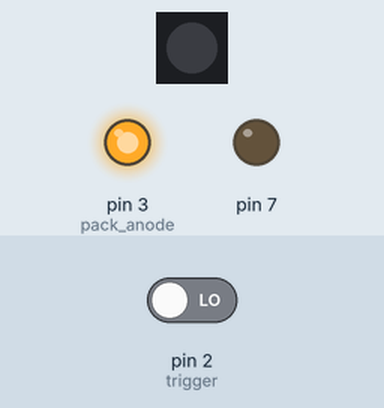
Recording of a sketch running on a simulated Arduino Uno, built with avr-gcc and run on an emulated ATmega328P. Shown: 1 RGB LEDs in strip order, left to right, output pins drawn as LEDs (lit = HIGH). The test bench sets the inputs (shaded band); at power-on: pin 2 (trigger) LOW.

Above: at 0.1 s.
At 0.8 s:
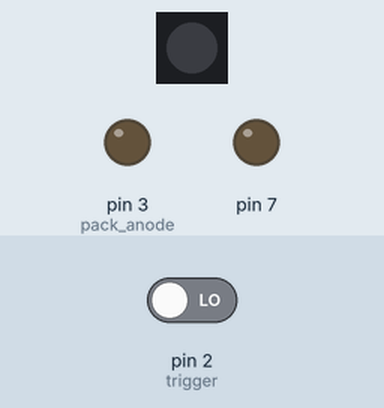
Timing chart, 0 to 2.5 s (numbered marks = the images above):
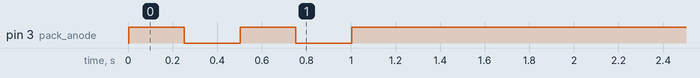

The sketch:

proton_pistol_mk_2.ino
```cpp
// To control the pistol tip LED
#include <FastLED.h>

// The following are used for the pistol tip LED
#define NUM_LEDS 1
#define DATA_PIN 6
CRGB leds[NUM_LEDS];
long randomColor;
long randomBrightness;

// On to the pack LED
int pack_anode = 3;
int red = 7; //The red pin is the one next to the anode, with no other pin
int blue = 8; //The blue pin is the furthest from the anode
int pack;
bool pack_on = HIGH;
bool alt_mode;

//This is the trigger button
int trigger = 2;
bool long_press = false;
bool button_active = false;
long button_timer = 0;
long long_press_time = 200;

void setup() {
  FastLED.addLeds<WS2812B, DATA_PIN, GRB>(leds, NUM_LEDS);
  leds[0] = CRGB::Black;
  FastLED.show();
  //Set up trigger for input
  pinMode(trigger, INPUT);
  //Set up pack LED for output
  pinMode(pack_anode, OUTPUT);
  randomSeed(analogRead(0));
  alt_mode = digitalRead(trigger);
  if (alt_mode) {
    pack = blue;
  } else {
    pack = red;
  }
  pinMode(pack, OUTPUT);
  digitalWrite(pack, LOW);
  for (int i = 0; i < 5; i++){
    digitalWrite(pack_anode, pack_on);
    delay(250);
    pack_on = !pack_on;
  }
}

void loop() {


}
```
